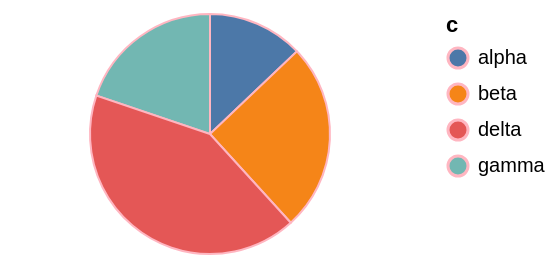

Express this chart as Vega-Lite.
### Vega-Lite specification from a JSON file in a GitHub repository (floating-point values rounded to 4 significant figures)
{"$schema": "https://vega.github.io/schema/vega-lite/v6.json", "width": 200, "height": 120, "data": {"values": [{"c": "alpha", "v": 28, "w": 3, "t": "2024-01-07"}, {"c": "beta", "v": 55, "w": 7, "t": "2024-03-19"}, {"c": "gamma", "v": 43, "w": 5, "t": "2024-06-02"}, {"c": "delta", "v": 91, "w": 9, "t": "2024-09-11"}]}, "mark": "arc", "encoding": {"theta": {"field": "v", "type": "quantitative"}, "color": {"field": "c", "type": "nominal"}}, "config": {"arc": {"stroke": "lightpink"}}}
